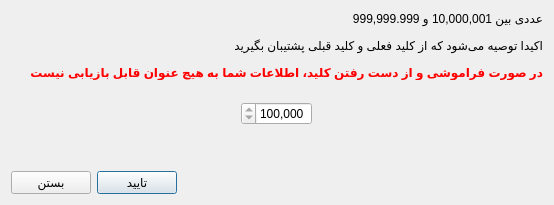
<?xml version="1.0" encoding="UTF-8"?>
<ui version="4.0">
 <class>FormChangeKey</class>
 <widget class="QDialog" name="FormChangeKey">
  <property name="geometry">
   <rect>
    <x>0</x>
    <y>0</y>
    <width>554</width>
    <height>205</height>
   </rect>
  </property>
  <property name="windowTitle">
   <string>تغییر کلید</string>
  </property>
  <property name="layoutDirection">
   <enum>Qt::RightToLeft</enum>
  </property>
  <layout class="QGridLayout" name="gridLayout">
   <item row="0" column="0">
    <widget class="QLabel" name="label">
     <property name="text">
      <string>&lt;html&gt;&lt;head/&gt;&lt;body&gt;&lt;p align=&quot;right&quot;&gt;عددی بین 10,000,001 و 999,999.999&lt;/p&gt;&lt;p align=&quot;right&quot;&gt;اکیدا توصیه می‌شود که از کلید فعلی و کلید قبلی پشتیبان بگیرید&lt;/p&gt;&lt;p align=&quot;right&quot;&gt;&lt;span style=&quot; font-weight:600; color:#ff0000;&quot;&gt;در صورت فراموشی و از دست رفتن کلید، اطلاعات شما به هیچ عنوان قابل بازیابی نیست&lt;/span&gt;&lt;/p&gt;&lt;/body&gt;&lt;/html&gt;</string>
     </property>
    </widget>
   </item>
   <item row="1" column="0">
    <layout class="QHBoxLayout" name="horizontalLayout_2">
     <property name="topMargin">
      <number>16</number>
     </property>
     <item>
      <spacer name="horizontalSpacer_2">
       <property name="orientation">
        <enum>Qt::Horizontal</enum>
       </property>
       <property name="sizeHint" stdset="0">
        <size>
         <width>40</width>
         <height>20</height>
        </size>
       </property>
      </spacer>
     </item>
     <item>
      <widget class="QSpinBox" name="spbKey">
       <property name="showGroupSeparator" stdset="0">
        <bool>true</bool>
       </property>
       <property name="minimum">
        <number>10000001</number>
       </property>
       <property name="maximum">
        <number>999999999</number>
       </property>
      </widget>
     </item>
     <item>
      <spacer name="horizontalSpacer_3">
       <property name="orientation">
        <enum>Qt::Horizontal</enum>
       </property>
       <property name="sizeHint" stdset="0">
        <size>
         <width>40</width>
         <height>20</height>
        </size>
       </property>
      </spacer>
     </item>
    </layout>
   </item>
   <item row="2" column="0">
    <spacer name="verticalSpacer">
     <property name="orientation">
      <enum>Qt::Vertical</enum>
     </property>
     <property name="sizeHint" stdset="0">
      <size>
       <width>20</width>
       <height>25</height>
      </size>
     </property>
    </spacer>
   </item>
   <item row="3" column="0">
    <layout class="QHBoxLayout" name="horizontalLayout">
     <item>
      <spacer name="horizontalSpacer">
       <property name="orientation">
        <enum>Qt::Horizontal</enum>
       </property>
       <property name="sizeHint" stdset="0">
        <size>
         <width>138</width>
         <height>20</height>
        </size>
       </property>
      </spacer>
     </item>
     <item>
      <widget class="QPushButton" name="btnOk">
       <property name="text">
        <string>تایید</string>
       </property>
       <property name="icon">
        <iconset resource="rc/rc.qrc">
         <normaloff>:/icons/ok.png</normaloff>:/icons/ok.png</iconset>
       </property>
       <property name="default">
        <bool>true</bool>
       </property>
      </widget>
     </item>
     <item>
      <widget class="QPushButton" name="btnCancel">
       <property name="text">
        <string>بستن</string>
       </property>
      </widget>
     </item>
    </layout>
   </item>
  </layout>
 </widget>
 <resources>
  <include location="rc/rc.qrc"/>
 </resources>
 <connections/>
</ui>
